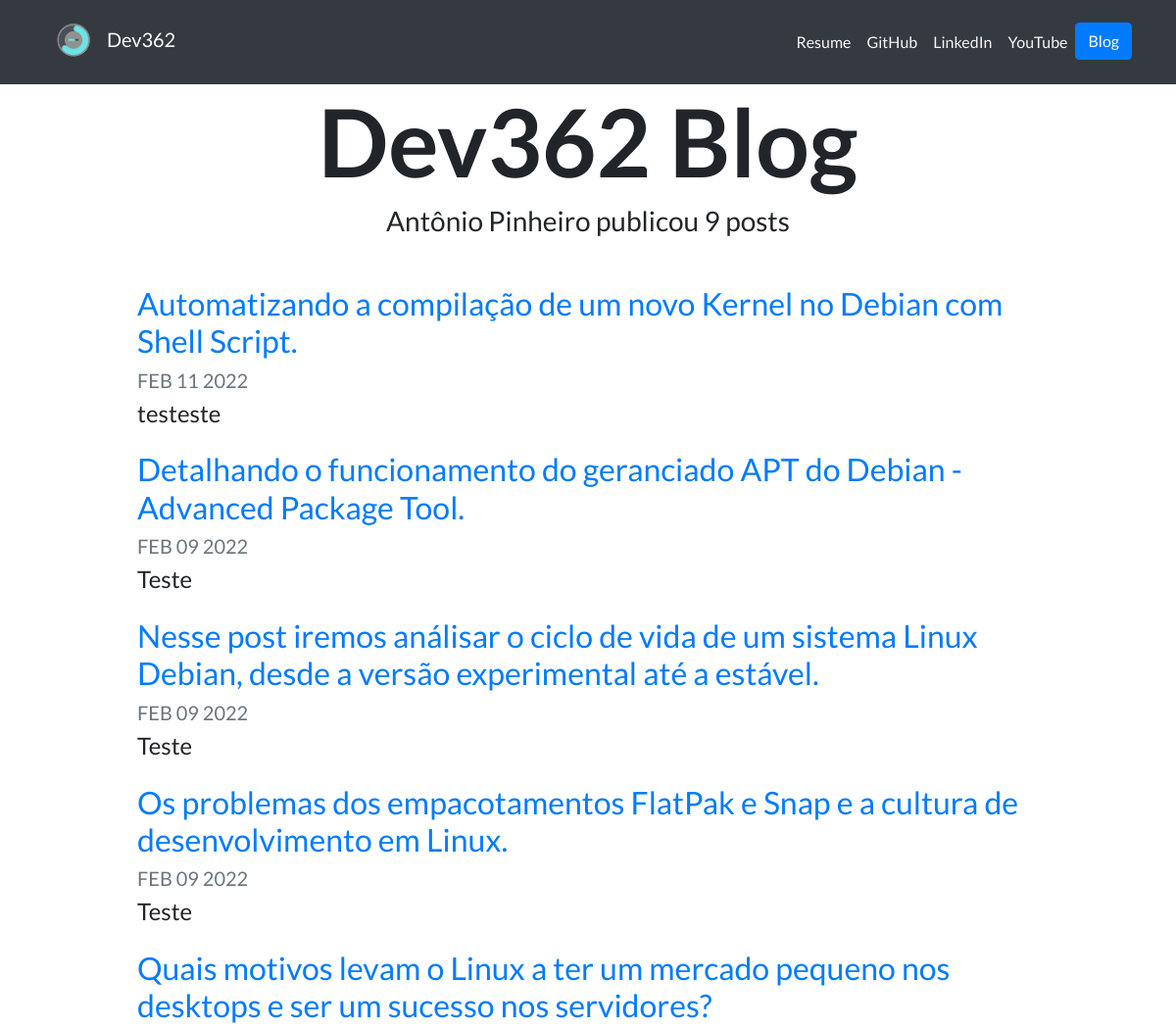
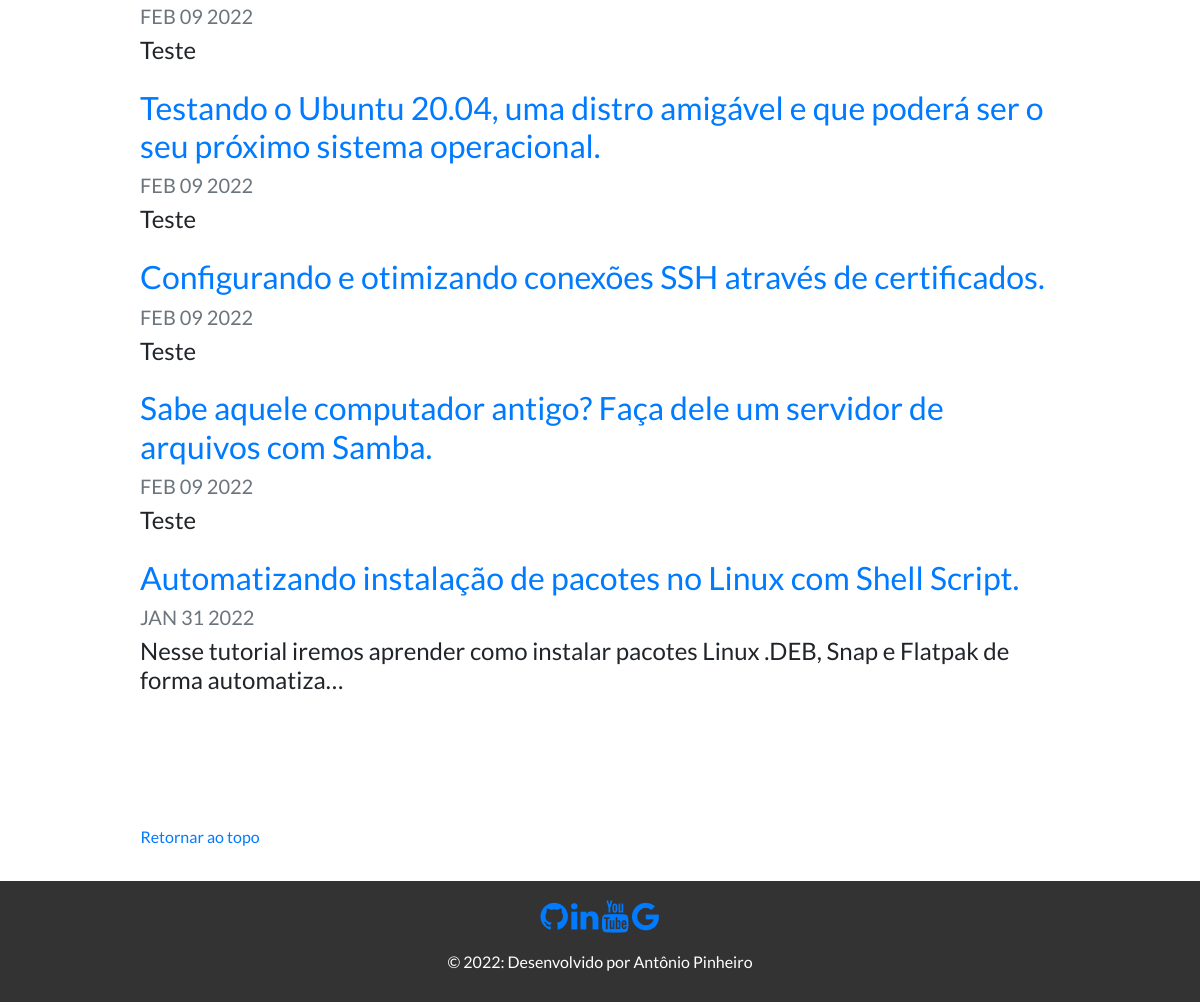
Screenshot of /blog/ with the database file from the repository (2 pictures, top to bottom).
### blog/models.py (models this page shows, shortened)
class Blog(models.Model):
    id = models.AutoField(primary_key=True)
    title = models.CharField(max_length=200)
    description = models.TextField()
    date = models.DateField(blank=True, null=True)

### blog/views.py (the view)
# urls.py: path('', views.all_blogs, name='all_blogs'),
def all_blogs(request):
    blogs = Blog.objects.order_by('-date')
    return render(request, 'blog/all_blogs.html', {'blogs':blogs})

### blog/templates/blog/all_blogs.html
{% extends "portfolio/base.html" %}
{% load static %}
{% block content %}
<h1 id="blogtitle" class="font-weight-bold text-center">Dev362 Blog</h1>
<h3 class="text-center mb-5">Antônio Pinheiro publicou {{ blogs.count }} post{{ blogs.count|pluralize }}</h3>
{% for blog in blogs %}
<div class="row justify-content-center my-3">
  <div class="col-md-10">
    <a href="{% url 'blog:detail' blog.id %}">
      <h2>{{ blog.title }}</h2>
    </a>
    <h5 class="text-muted">{{ blog.date|date:'M d Y'|upper }}</h5>
    <h4>{{ blog.description|striptags|truncatechars:100 }}</h4>
  </div>
</div>
{% endfor %}
{% endblock %}

### portfolio/templates/portfolio/base.html (shortened to what this page needs)
{% load static %}
<!doctype html>
<html lang="pt-BR">
  <link href="https://maxcdn.bootstrapcdn.com/font-awesome/4.7.0/css/font-awesome.min.css" rel="stylesheet" type="text/css">
  <link rel="stylesheet" href="https://use.fontawesome.com/releases/v5.6.3/css/all.css">
  <link rel="stylesheet" href="https://cdnjs.cloudflare.com/ajax/libs/font-awesome/4.7.0/css/font-awesome.min.css">
<head>
  <link rel="stylesheet" href="https://stackpath.bootstrapcdn.com/bootstrap/4.4.1/css/bootstrap.min.css">
  <link rel="stylesheet" href="{% static "portfolio/custom.css" %}">
</head>
<body>
  <nav id="topNav" class="navbar navbar-expand-md navbar-light bg-dark" >
    <div class="container">
      <a class="navbar-brand" href="{% url 'home' %}">
        <img src="{% static "portfolio/Logo.png" %}" width="60" height="60" class="d-inline-block align-center" alt="Tony Logo">
        <span style="color:white">Dev362</span>
      </a>
      <div class="collapse navbar-collapse text-center" id="navbarNav">
        <ul class="navbar-nav ml-auto">
          <li class="nav-item">
            <a class="nav-link" href="{% static "portfolio/resume.pdf" %}" target="_blank">Resume</a>
          </li>
          <li class="nav-item">
            <a class="nav-link" href="https://github.com/antonio-pinheiro" target="_blank">GitHub</a>
          </li>
          <li class="nav-item">
            <a class="nav-link" href="https://www.linkedin.com/in/antonio-veloso/" target="_blank">LinkedIn</a>
          </li>
          <li class="nav-item">
            <a class="nav-link" href="https://www.youtube.com/channel/UC5jgiizQIZ4UuMGRSNocImA/videos" target="_blank">YouTube</a>
          </li>
          <li>
            <a role="button" href="{% url 'blog:all_blogs' %}" class="btn btn-primary">Blog</a>
          </li>
        </ul>
      </div>
    </div>
  </nav>
  <div class="container">
    {% block content %}{% endblock %}
  </div>
  <footer class="rodape">
    <div class="container-fluid py-3">
    <div class="row">
      <div class="col-4">
        <ul class="nav flex-column">
          <li class="nav-link" ><a href="#">Retornar ao topo</a></li>
        </ul>
      </div>
      <div class="col-3">
      </div>
    </div>
    </div>
    <div class="text-center" style="background-color: #333; padding: 20px;" >
        <a href="https://github.com/antonio-pinheiro" target="_blank" class="fa fa-github fa-2x"></a>
        <a href="https://www.linkedin.com/in/antonio-veloso/" target="_blank" class="fa fa-linkedin fa-2x"></a>
        <a href="https://www.youtube.com/channel/UC5jgiizQIZ4UuMGRSNocImA/videos" target="_blank" class="fa fa-youtube fa-2x"></a>
        <a href="mailto:antonio.pinheiro@tutanota.com" class="fa fa-google fa-2x"></a>
      <div class="text-center" style="background-color: #333; padding: -100px;">
        <span style="color:white">&copy 2022:  Desenvolvido por Antônio Pinheiro</span>
      </div>
  </div>
  </footer>
</body>
</html>

### portfolio/static/portfolio/custom.css (style rules this page uses)
.navbar-nav .nav-link { color: rgb(248, 245, 245) !important; }
body { font-family: 'Lato', sans-serif; padding-bottom: 120px; }
#blogtitle { font-size: 6rem; }
.rodape { position: relative; bottom:0; width:100%; height: 100px; margin: 80px 0 0 0; padding: 10px 0px; text-align: center; line-height: 40px; }

### rows the page displays
Blog: title "Automatizando a compilação de um novo Kernel no Debian com Shell Script.", date "FEB 11 2022", description "testeste"
Blog: title "Detalhando o funcionamento do geranciado APT do Debian - Advanced Package Tool.", date "FEB 09 2022", description "Teste"
Blog: title "Nesse post iremos análisar o ciclo de vida de um sistema Linux Debian, desde a versão experimental até a estável.", date "FEB 09 2022", description "Teste"
Blog: title "Os problemas dos empacotamentos FlatPak e Snap e a cultura de desenvolvimento em Linux.", date "FEB 09 2022", description "Teste"
Blog: title "Quais motivos levam o Linux a ter um mercado pequeno nos desktops e ser um sucesso nos servidores?", date "FEB 09 2022", description "Teste"
Blog: title "Testando o Ubuntu 20.04, uma distro amigável e que poderá ser o seu próximo sistema operacional.", date "FEB 09 2022", description "Teste"
Blog: title "Configurando e otimizando conexões SSH através de certificados.", date "FEB 09 2022", description "Teste"
Blog: title "Sabe aquele computador antigo? Faça dele um servidor de arquivos com Samba.", date "FEB 09 2022", description "Teste"
Blog: title "Automatizando instalação de pacotes no Linux com Shell Script.", date "JAN 31 2022", description "Nesse tutorial iremos aprender como instalar pacotes Linux .DEB, Snap e Flatpak de forma automatiza…"

### other values shown
{{ blogs.count }} "9"
